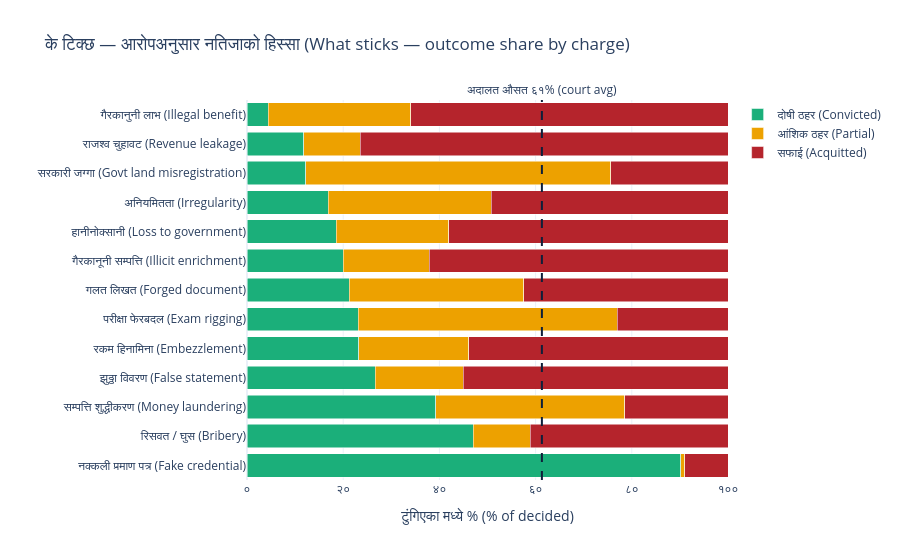

The cell this chart's notebook holds for it:
### Markdown cell above
## 3. What actually sticks — conviction depends on what was charged

The court average hides enormous spread. **Fake-credential** cases (नक्कली प्रमाण पत्र) convict at
~90%; the core financial-graft families — embezzlement, loss to government, illegal benefit — convict
far below average. Each bar is one offense family's decided cases split 100% Convicted / Partial /
Acquitted, sorted so the most-convicting charge is on top. The dashed line is the court-wide
conviction rate.

### Code cell
df = outcome_by_charge.copy()
df["total"] = df.convicted + df.partial + df.acquitted
df["conv_pct"] = df.convicted / df.total * 100
df = df.sort_values("conv_pct")   # ascending -> highest ends up at the top of a horizontal bar
df["label"] = df.charge_ne + " (" + df.charge_en + ")"
for c in ["convicted", "partial", "acquitted"]:
    df[c + "_pct"] = df[c] / df.total * 100
long = df.melt(id_vars="label", value_vars=["convicted_pct", "partial_pct", "acquitted_pct"],
               var_name="outcome", value_name="pct")
long["outcome"] = long.outcome.map({"convicted_pct": L_CONV, "partial_pct": L_PART, "acquitted_pct": L_ACQ})
fig = px.bar(long, y="label", x="pct", color="outcome", orientation="h", color_discrete_map=OUT,
             category_orders={"label": df.label.tolist(), "outcome": [L_CONV, L_PART, L_ACQ]},
             title="के टिक्छ — आरोपअनुसार नतिजाको हिस्सा (What sticks — outcome share by charge)")
fig.update_layout(barmode="stack", xaxis_title="टुंगिएका मध्ये % (% of decided)", yaxis_title="",
                  legend_title="", height=560)
pct_ticks(fig, "x")
fig.add_vline(x=AVG, line_dash="dash", line_color=NAVY,
              annotation_text=f"अदालत औसत {dev(f'{AVG:.0f}')}% (court avg)", annotation_position="top")
fig

### Figure 1 — Plotly figure (JSON) as saved in the notebook; plotly's stock layout.template omitted (floating-point values rounded to 4 significant figures)
{"data": [{"hovertemplate": "outcome=दोषी ठहर (Convicted)<br>pct=%{x}<br>label=%{y}<extra></extra>", "legendgroup": "दोषी ठहर (Convicted)", "marker": {"color": "#1baf7a", "pattern": {"shape": ""}}, "name": "दोषी ठहर (Convicted)", "orientation": "h", "showlegend": true, "textposition": "auto", "type": "bar", "x": [4.444, 11.76, 12.2, 16.92, 18.56, 20.0, 21.21, 23.08, 23.2, 26.67, 39.29, 46.99, 90.22], "xaxis": "x", "y": ["गैरकानुनी लाभ (Illegal benefit)", "राजश्व चुहावट (Revenue leakage)", "सरकारी जग्गा (Govt land misregistration)", "अनियमितता (Irregularity)", "हानीनोक्सानी (Loss to government)", "गैरकानूनी सम्पत्ति (Illicit enrichment)", "गलत लिखत (Forged document)", "परीक्षा फेरबदल (Exam rigging)", "रकम हिनामिना (Embezzlement)", "झुठ्ठा विवरण (False statement)", "सम्पत्ति शुद्धीकरण (Money laundering)", "रिसवत / घुस (Bribery)", "नक्कली प्रमाण पत्र (Fake credential)"], "yaxis": "y"}, {"hovertemplate": "outcome=आंशिक ठहर (Partial)<br>pct=%{x}<br>label=%{y}<extra></extra>", "legendgroup": "आंशिक ठहर (Partial)", "marker": {"color": "#eda100", "pattern": {"shape": ""}}, "name": "आंशिक ठहर (Partial)", "orientation": "h", "showlegend": true, "textposition": "auto", "type": "bar", "x": [29.63, 11.76, 63.41, 33.85, 23.35, 17.89, 36.36, 53.85, 22.93, 18.33, 39.29, 11.91, 0.7886], "xaxis": "x", "y": ["गैरकानुनी लाभ (Illegal benefit)", "राजश्व चुहावट (Revenue leakage)", "सरकारी जग्गा (Govt land misregistration)", "अनियमितता (Irregularity)", "हानीनोक्सानी (Loss to government)", "गैरकानूनी सम्पत्ति (Illicit enrichment)", "गलत लिखत (Forged document)", "परीक्षा फेरबदल (Exam rigging)", "रकम हिनामिना (Embezzlement)", "झुठ्ठा विवरण (False statement)", "सम्पत्ति शुद्धीकरण (Money laundering)", "रिसवत / घुस (Bribery)", "नक्कली प्रमाण पत्र (Fake credential)"], "yaxis": "y"}, {"hovertemplate": "outcome=सफाई (Acquitted)<br>pct=%{x}<br>label=%{y}<extra></extra>", "legendgroup": "सफाई (Acquitted)", "marker": {"color": "#B5242C", "pattern": {"shape": ""}}, "name": "सफाई (Acquitted)", "orientation": "h", "showlegend": true, "textposition": "auto", "type": "bar", "x": [65.93, 76.47, 24.39, 49.23, 58.08, 62.11, 42.42, 23.08, 53.87, 55.0, 21.43, 41.09, 8.991], "xaxis": "x", "y": ["गैरकानुनी लाभ (Illegal benefit)", "राजश्व चुहावट (Revenue leakage)", "सरकारी जग्गा (Govt land misregistration)", "अनियमितता (Irregularity)", "हानीनोक्सानी (Loss to government)", "गैरकानूनी सम्पत्ति (Illicit enrichment)", "गलत लिखत (Forged document)", "परीक्षा फेरबदल (Exam rigging)", "रकम हिनामिना (Embezzlement)", "झुठ्ठा विवरण (False statement)", "सम्पत्ति शुद्धीकरण (Money laundering)", "रिसवत / घुस (Bribery)", "नक्कली प्रमाण पत्र (Fake credential)"], "yaxis": "y"}], "layout": {"annotations": [{"showarrow": false, "text": "अदालत औसत ६१% (court avg)", "x": 61.31, "xanchor": "center", "xref": "x", "y": 1, "yanchor": "bottom", "yref": "y domain"}], "barmode": "stack", "height": 560, "legend": {"title": {"text": ""}, "tracegroupgap": 0}, "shapes": [{"line": {"color": "#0E1F3A", "dash": "dash"}, "type": "line", "x0": 61.31, "x1": 61.31, "xref": "x", "y0": 0, "y1": 1, "yref": "y domain"}], "title": {"text": "के टिक्छ — आरोपअनुसार नतिजाको हिस्सा (What sticks — outcome share by charge)"}, "xaxis": {"anchor": "y", "domain": [0.0, 1.0], "range": [0, 100], "tickmode": "array", "ticktext": ["०", "२०", "४०", "६०", "८०", "१००"], "tickvals": [0, 20, 40, 60, 80, 100], "title": {"text": "टुंगिएका मध्ये % (% of decided)"}}, "yaxis": {"anchor": "x", "categoryarray": ["नक्कली प्रमाण पत्र (Fake credential)", "रिसवत / घुस (Bribery)", "सम्पत्ति शुद्धीकरण (Money laundering)", "झुठ्ठा विवरण (False statement)", "रकम हिनामिना (Embezzlement)", "परीक्षा फेरबदल (Exam rigging)", "गलत लिखत (Forged document)", "गैरकानूनी सम्पत्ति (Illicit enrichment)", "हानीनोक्सानी (Loss to government)", "अनियमितता (Irregularity)", "सरकारी जग्गा (Govt land misregistration)", "राजश्व चुहावट (Revenue leakage)", "गैरकानुनी लाभ (Illegal benefit)"], "categoryorder": "array", "domain": [0.0, 1.0], "title": {"text": ""}}}}
